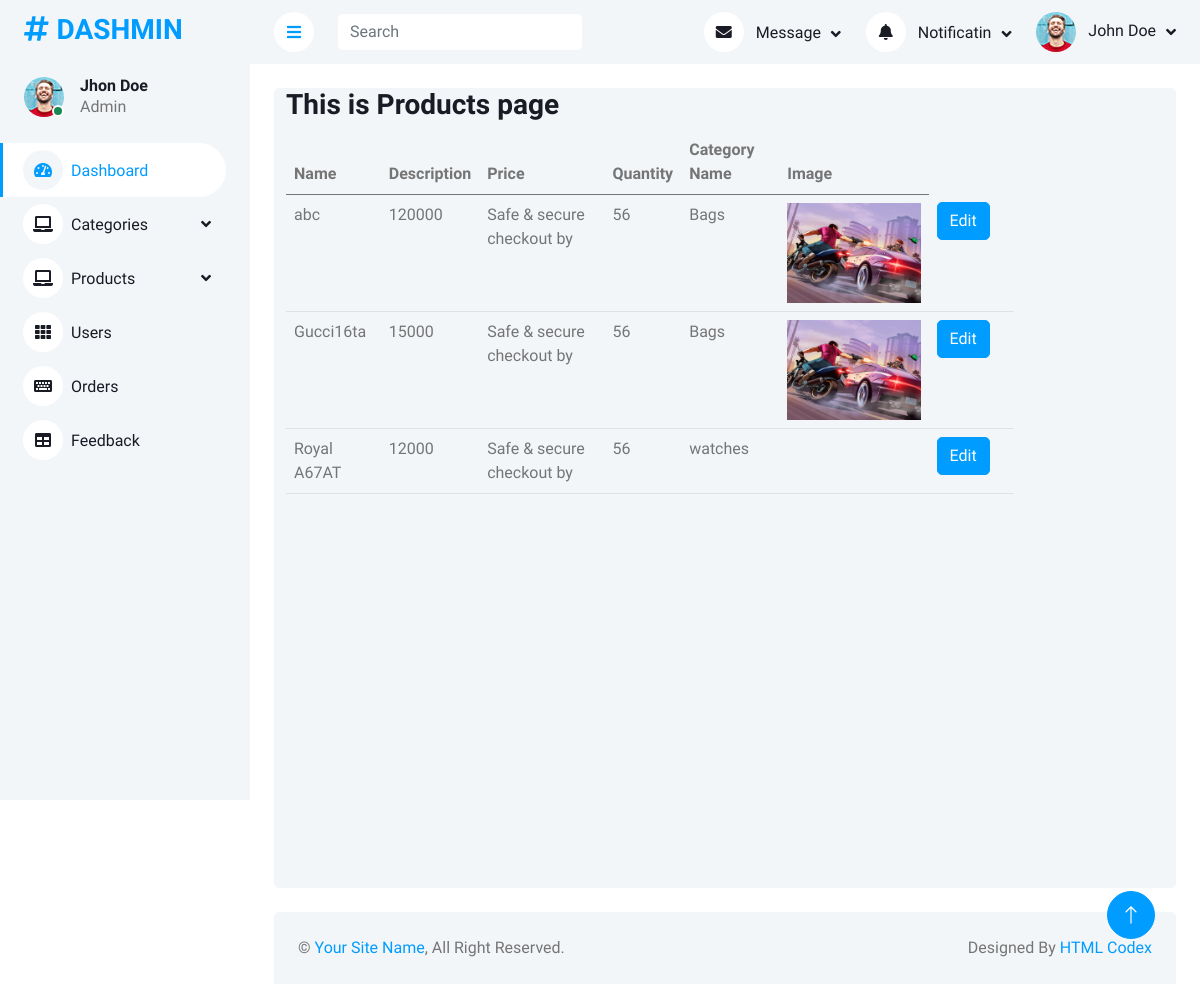
The app's page /adminPanel/viewProduct.php with its own data.
### tables this page shows
CREATE TABLE `products` (
  `id` int(11) NOT NULL,
  `name` varchar(200) NOT NULL,
  `des` varchar(200) NOT NULL,
  `price` int(11) NOT NULL,
  `qty` int(11) NOT NULL,
  `image` varchar(200) NOT NULL,
  `c_id` int(11) NOT NULL
);

CREATE TABLE `categories` (
  `id` int(11) NOT NULL,
  `name` varchar(200) NOT NULL,
  `des` varchar(200) NOT NULL,
  `image` varchar(200) NOT NULL
);

### adminPanel/viewProduct.php (the view)
<?php
include('query.php');
include('header.php');
?>
   <div class="container-fluid pt-4 px-4">
                <div class="row vh-100 bg-light rounded  mx-0">
                    <div class="col-md-10 ">
                        <h3>This is Products page</h3>
                        <table class="table">
                            <thead>
                                <tr>
                                    <th>Name</th>
                                    <th>Description</th>
                                    <th>Price</th>
                                    <th>Quantity</th>
                                    <th>Category Name</th>
                                    <th>Image</th>
                                </tr>
                            </thead>
                            <tbody>
                                <?php
                                $query  = $pdo->query("SELECT  categories.name  AS 'categoryName' , products.*
                                FROM products
                                INNER JOIN
                                categories
                                ON
                                products.c_id = categories.id");
                                $allProducts = $query->fetchAll(PDO::FETCH_ASSOC);
                                foreach($allProducts as $product){
                                ?>
                                <tr>
                                    <td ><?php echo $product['name']?></td>
                                    <td><?php echo $product['price']?></td>
                                    <td><?php echo $product['des']?></td>
                                    <td ><?php echo $product['qty']?></td>
                                    <td><?php echo $product['categoryName']?></td>
                                    <td><img height="100px" src="img/<?php echo $product['image']?>" alt=""></td>
                                    <td><a class="btn btn-primary" href="editProduct.php?id=<?php echo $product['id']?>">Edit</a></td>
                                    <td></td>
                                </tr>
                                <?php
                                }
                                ?>
                            </tbody>
                        </table>
                    </div>
                </div>
            </div>
<?php
include('footer.php');
?>

### adminPanel/header.php (shortened to what this page needs)
<!DOCTYPE html>
<html lang="en">
<head>
    <link href="https://cdnjs.cloudflare.com/ajax/libs/font-awesome/5.10.0/css/all.min.css" rel="stylesheet">
    <link href="https://cdn.jsdelivr.net/npm/bootstrap-icons@1.4.1/font/bootstrap-icons.css" rel="stylesheet">
    <link href="lib/owlcarousel/assets/owl.carousel.min.css" rel="stylesheet">
    <link href="lib/tempusdominus/css/tempusdominus-bootstrap-4.min.css" rel="stylesheet" />
    <link href="css/bootstrap.min.css" rel="stylesheet">
    <link href="css/style.css" rel="stylesheet">
</head>
<body>
    <div class="container-xxl position-relative bg-white d-flex p-0">
        <div class="sidebar pe-4 pb-3">
            <nav class="navbar bg-light navbar-light">
                <a href="index.html" class="navbar-brand mx-4 mb-3">
                    <h3 class="text-primary"><i class="fa fa-hashtag me-2"></i>DASHMIN</h3>
                </a>
                <div class="d-flex align-items-center ms-4 mb-4">
                    <div class="position-relative">
                        <img class="rounded-circle" src="img/user.jpg" alt="" style="width: 40px; height: 40px;">
                        <div class="bg-success rounded-circle border border-2 border-white position-absolute end-0 bottom-0 p-1"></div>
                    </div>
                    <div class="ms-3">
                        <h6 class="mb-0">Jhon Doe</h6>
                        <span>Admin</span>
                    </div>
                </div>
                <div class="navbar-nav w-100">
                    <a href="index.php" class="nav-item nav-link active"><i class="fa fa-tachometer-alt me-2"></i>Dashboard</a>
                    <div class="nav-item dropdown">
                        <a href="#" class="nav-link dropdown-toggle" data-bs-toggle="dropdown"><i class="fa fa-laptop me-2"></i>Categories</a>
                    </div>
                    <div class="nav-item dropdown">
                        <a href="#" class="nav-link dropdown-toggle" data-bs-toggle="dropdown"><i class="fa fa-laptop me-2"></i>Products</a>
                    </div>
                    <a href="allUsers.php" class="nav-item nav-link"><i class="fa fa-th me-2"></i>Users</a>
                    <a href="order.php" class="nav-item nav-link"><i class="fa fa-keyboard me-2"></i>Orders</a>
                    <a href="feedback.php" class="nav-item nav-link"><i class="fa fa-table me-2"></i>Feedback</a>
                </div>
            </nav>
        </div>
        <div class="content">
            <nav class="navbar navbar-expand bg-light navbar-light sticky-top px-4 py-0">
                <a href="#" class="sidebar-toggler flex-shrink-0">
                    <i class="fa fa-bars"></i>
                </a>
                <form class="d-none d-md-flex ms-4">
                    <input class="form-control border-0" type="search" placeholder="Search">
                </form>
                <div class="navbar-nav align-items-center ms-auto">
                    <div class="nav-item dropdown">
                        <a href="#" class="nav-link dropdown-toggle" data-bs-toggle="dropdown">
                            <i class="fa fa-envelope me-lg-2"></i>
                            <span class="d-none d-lg-inline-flex">Message</span>
                        </a>
                    </div>
                    <div class="nav-item dropdown">
                        <a href="#" class="nav-link dropdown-toggle" data-bs-toggle="dropdown">
                            <i class="fa fa-bell me-lg-2"></i>
                            <span class="d-none d-lg-inline-flex">Notificatin</span>
                        </a>
                    </div>
                    <div class="nav-item dropdown">
                        <a href="#" class="nav-link dropdown-toggle" data-bs-toggle="dropdown">
                            <img class="rounded-circle me-lg-2" src="img/user.jpg" alt="" style="width: 40px; height: 40px;">
                            <span class="d-none d-lg-inline-flex">John Doe</span>
                        </a>
                    </div>
                </div>
            </nav>

### adminPanel/footer.php (shortened to what this page needs)
   <div class="container-fluid pt-4 px-4">
                <div class="bg-light rounded-top p-4">
                    <div class="row">
                        <div class="col-12 col-sm-6 text-center text-sm-start">
                            &copy; <a href="#">Your Site Name</a>, All Right Reserved.
                        </div>
                        <div class="col-12 col-sm-6 text-center text-sm-end">
                            Designed By <a href="https://htmlcodex.com">HTML Codex</a>
                        </div>
                    </div>
                </div>
            </div>
        </div>
        <a href="#" class="btn btn-lg btn-primary btn-lg-square back-to-top"><i class="bi bi-arrow-up"></i></a>
    </div>
</body>
</html>

### adminPanel/css/style.css (style rules this page uses)
:root { --primary: #009CFF; --light: #F3F6F9; --dark: #191C24; }
.back-to-top { position: fixed; display: none; right: 45px; bottom: 45px; z-index: 99; }
.btn { transition: .5s; }
.btn.btn-primary { color: #FFFFFF; }
.btn-lg-square { width: 48px; height: 48px; }
.btn-square, .btn-sm-square, .btn-lg-square { padding: 0; display: inline-flex; align-items: center; justify-content: center; font-weight: normal; border-radius: 50px; }
.sidebar { position: fixed; top: 0; left: 0; bottom: 0; width: 250px; height: 100vh; overflow-y: auto; background: var(--light); transition: 0.5s; z-index: 999; }
.content { margin-left: 250px; min-height: 100vh; background: #FFFFFF; transition: 0.5s; }
@media (min-width: 992px) { .sidebar { margin-left: 0; } }
@media (min-width: 992px) { .content { width: calc(100% - 250px); } }
.sidebar .navbar .navbar-nav .nav-link { padding: 7px 20px; color: var(--dark); font-weight: 500; border-left: 3px solid var(--light); border-radius: 0 30px 30px 0; outline: none; }
.sidebar .navbar .navbar-nav .nav-link:hover, .sidebar .navbar .navbar-nav .nav-link.active { color: var(--primary); background: #FFFFFF; border-color: var(--primary); }
.sidebar .navbar .navbar-nav .nav-link i { width: 40px; height: 40px; display: inline-flex; align-items: center; justify-content: center; background: #FFFFFF; border-radius: 40px; }
.sidebar .navbar .navbar-nav .nav-link:hover i, .sidebar .navbar .navbar-nav .nav-link.active i { background: var(--light); }
.sidebar .navbar .dropdown-toggle::after { position: absolute; top: 15px; right: 15px; border: none; content: "\f107"; font-family: "Font Awesome 5 Free"; font-weight: 900; transition: .5s; }
.content .navbar .navbar-nav .nav-link { margin-left: 25px; padding: 12px 0; color: var(--dark); outline: none; }
.content .navbar .sidebar-toggler, .content .navbar .navbar-nav .nav-link i { width: 40px; height: 40px; display: inline-flex; align-items: center; justify-content: center; background: #FFFFFF; border-radius: 40px; }
.content .navbar .dropdown-toggle::after { margin-left: 6px; vertical-align: middle; border: none; content: "\f107"; font-family: "Font Awesome 5 Free"; font-weight: 900; transition: .5s; }

### records on screen
products: name "abc", price "120000", des "Safe & secure checkout by", qty "56", c.name "Bags", image (picture)
products: name "Gucci16ta", price "15000", des "Safe & secure checkout by", qty "56", c.name "Bags", image (picture)
products: name "Royal A67AT", price "12000", des "Safe & secure checkout by", qty "56", c.name "watches"
